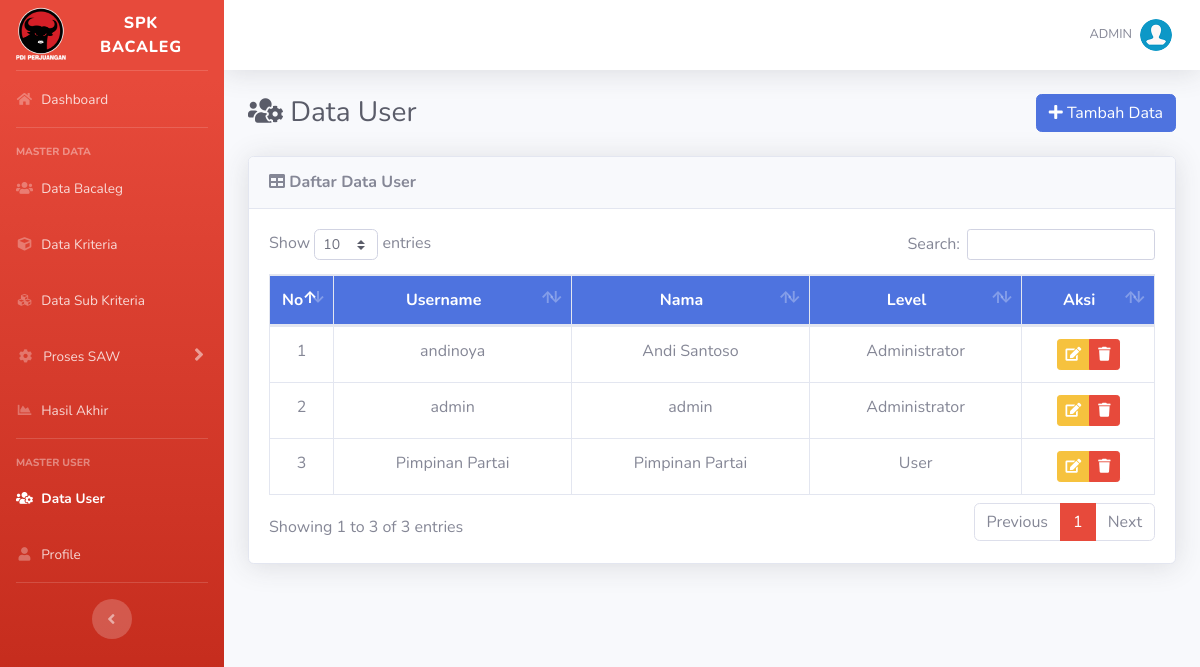
Page /list-user.php (signed in) on the committed database.
### tables this page shows
CREATE TABLE `user` (
  `id_user` int(5) NOT NULL,
  `username` varchar(16) NOT NULL,
  `password` varchar(255) NOT NULL,
  `nama` varchar(70) NOT NULL,
  `email` varchar(50) DEFAULT NULL,
  `role` char(1) NOT NULL
);

### list-user.php (the view, shortened to what this page needs)
<?php require_once('includes/init.php'); ?>
<?php
require_once('template/header.php');
?>
<div class="d-sm-flex align-items-center justify-content-between mb-4">
	<h1 class="h3 mb-0 text-gray-800"><i class="fas fa-fw fa-users-cog"></i> Data User</h1>
	<a href="tambah-user.php" class="btn btn-primary"> <i class="fa fa-plus"></i> Tambah Data </a>
</div>
<div class="card shadow mb-4">
	<div class="card-header py-3">
		<h6 class="m-0 font-weight-bold"><i class="fa fa-table"></i> Daftar Data User</h6>
	</div>
	<div class="card-body">
		<div class="table-responsive">
			<table class="table table-bordered" id="dataTable" width="100%" cellspacing="0">
				<thead class="bg-primary text-white">
					<tr align="center">
						<th width="5%">No</th>
						<th>Username</th>
						<th>Nama</th>
						<th>Level</th>
						<th width="15%">Aksi</th>
					</tr>
				</thead>
				<tbody>
					<?php
					$no = 0;
					$query = mysqli_query($koneksi, "SELECT * FROM user");
					while ($data = mysqli_fetch_array($query)):
						$no++;
					?>
						<tr align="center">
							<td><?php echo $no; ?></td>
							<td><?php echo $data['username']; ?></td>
							<td><?php echo $data['nama']; ?></td>
							<td>
								<?php
								if ($data['role'] == 1) {
									echo 'Administrator';
								} elseif ($data['role'] == 2) {
									echo 'User';
								}
								?>
							</td>
							<td>
								<div class="btn-group" role="group">
									<a data-toggle="tooltip" data-placement="bottom" title="Edit Data" href="edit-user.php?id=<?php echo $data['id_user']; ?>" class="btn btn-warning btn-sm"><i class="fa fa-edit"></i></a>
									<a data-toggle="tooltip" data-placement="bottom" title="Hapus Data" href="hapus-user.php?id=<?php echo $data['id_user']; ?>" onclick="return confirm ('Apakah anda yakin untuk meghapus data ini')" class="btn btn-danger btn-sm"><i class="fa fa-trash"></i></a>
								</div>
							</td>
						</tr>
					<?php endwhile; ?>
				</tbody>
			</table>
		</div>
	</div>
</div>
<?php
require_once('template/footer.php');
?>

### rows in the picture
user: username "andinoya", nama "Andi Santoso", role "Administrator"
user: username "admin", nama "admin", role "Administrator"
user: username "Pimpinan Partai", nama "Pimpinan Partai", role "User"

### other values in the picture
$_SESSION['username'] "ADMIN"
